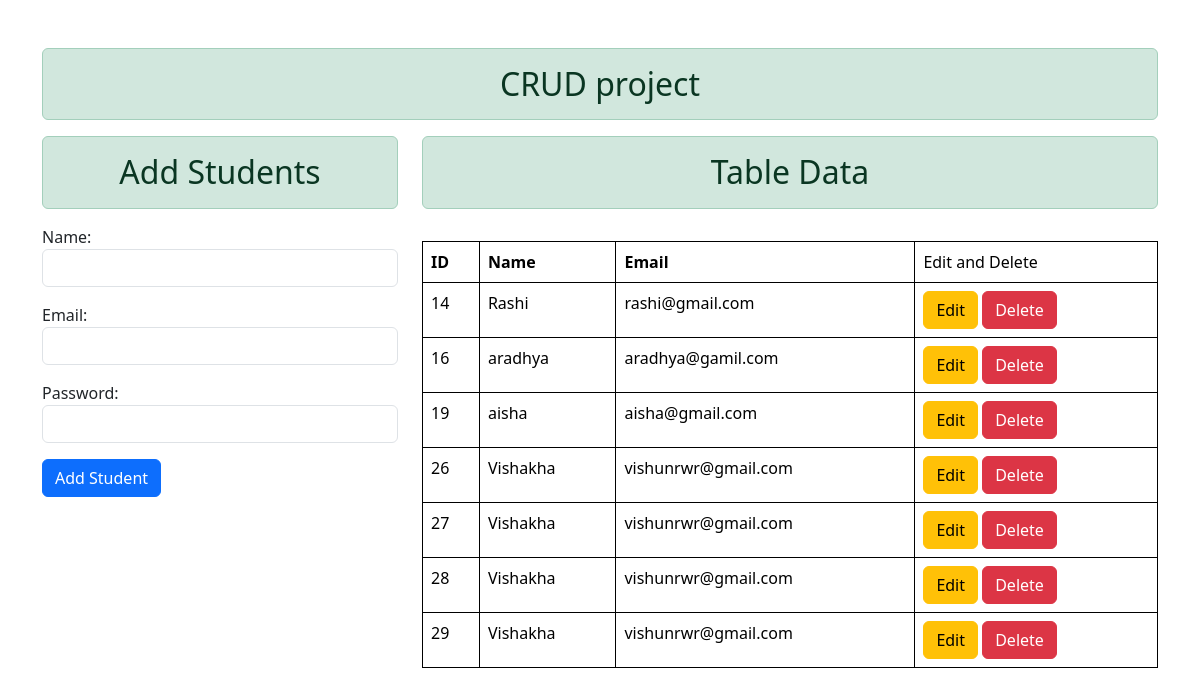
The page / on the database its author committed.
### enrollment/models.py (models this page shows, shortened)
class User(models.Model):
    name=models.CharField(max_length=50)
    email=models.EmailField(max_length=100)
    password=models.CharField(max_length=70)

### enrollment/views.py (the view)
# urls.py: path("", add_view, name="addview"),
def add_view(request):
    if request.method=="POST":
        fm=StudentRegistration(request.POST)
        if fm.is_valid():
            nm=fm.cleaned_data['name']
            em=fm.cleaned_data['email']
            pwd=hashers.make_password(fm.cleaned_data['password'])
            reg=User(name=nm,email=em,password=pwd)
            reg.save()
            fm=StudentRegistration()
    else:
        fm=StudentRegistration()
    stu=User.objects.all()
    return render(request, 'enroll/addandviewstudents.html', {"form":fm, "stu":stu})

### enrollment/forms.py
class StudentRegistration(forms.ModelForm):
    class Meta:
        model=User
        fields=["name", "email", "password"]
        widgets={
            'name':forms.TextInput(attrs={"class":'form-control'}),
            'password':forms.PasswordInput(render_value=True, attrs={'class':'form-control'}),
            'email':forms.EmailInput(attrs={'class':'form-control'})
        }

### templates/enroll/addandviewstudents.html (shortened to what this page needs)
{% extends 'enroll/base.html' %}
{% block content %}
<div class="row">
    <div class="col-sm-4">
        <h2 class="text-center alert alert-success">Add Students</h2>
        <form method="POST">
            {{ form.as_p }}
            <input type="Submit" value="Add Student" class="btn btn-primary">
        </form>
    </div>
    <div class="col-sm-8">
        <h2 class="text-center alert alert-success">Table Data</h2>
        {% if stu %}
        <table class="table table-hover">
            <thead>
              <tr>
                <th scope="col">ID</th>
                <th scope="col">Name</th>
                <th scope="col">Email</th>
                <td>Edit and Delete</td>
              </tr>
            </thead>
            <tbody>
                {% for st in stu %}
              <tr>
                <td>{{st.id}}</td>
                <td>{{st.name}}</td>
                <td>{{st.email}}</td>
                <td>
                    <a href="{% url 'update' st.id %}" class="btn btn-warning btn-md">Edit</a>
                    <form action="{% url 'delete' st.id %}" method="POST" class="d-inline">
                        <input type="submit" class="btn btn-danger" value="Delete">
                    </form>
                </td>
              </tr>
              {% endfor %}
            </tbody>
          </table>
        {% else %}
        <h2 class="text-center">No records</h2>
        {% endif %}
    </div>
</div>
{% endblock %}

### templates/enroll/base.html (shortened to what this page needs)
<!DOCTYPE html>
<html lang="en">
<head>
    <link href="https://cdn.jsdelivr.net/npm/bootstrap@5.3.3/dist/css/bootstrap.min.css" rel="stylesheet"
>
</head>
<body>
<div class="container mt-5">
<h2 class="text-center alert alert-success">CRUD project</h2>
{% block content %}
{% endblock %}
</div>
</body>
</html>

### templates/enroll/base.html (style rules this page uses)
table, th, td { border:1px solid; margin-top: 2em; }
th,td { padding: 1em; }

### rows shown on the page
User: id "14", name "Rashi", email "rashi@gmail.com"
User: id "16", name "aradhya", email "aradhya@gamil.com"
User: id "19", name "aisha", email "aisha@gmail.com"
User: id "26", name "Vishakha", email "vishunrwr@gmail.com"
User: id "27", name "Vishakha", email "vishunrwr@gmail.com"
User: id "28", name "Vishakha", email "vishunrwr@gmail.com"
User: id "29", name "Vishakha", email "vishunrwr@gmail.com"
